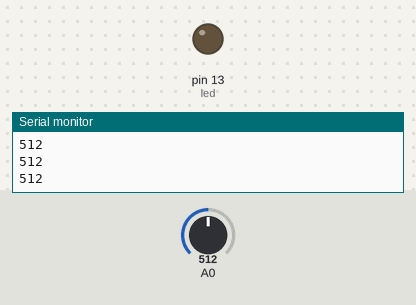
Recording of a sketch running on a simulated Arduino Uno, built with avr-gcc and run on an emulated ATmega328P. Parts: output pins drawn as LEDs (lit = HIGH), the last lines printed to the serial monitor. The inputs (shaded band) are chosen by the test bench; at power-on: A0 = 512.

Above: at 1.2 s.
1.3 s: A0 set to 414
2.8 s: A0 set to 386
At 4.0 s:
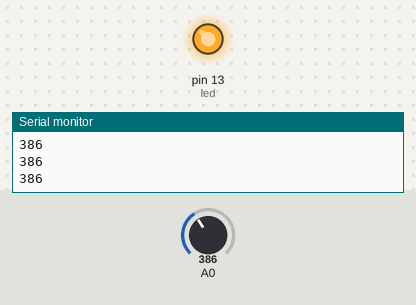
4.3 s: A0 set to 410
At 5.1 s:
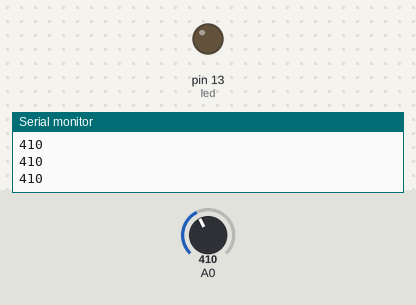
5.8 s: A0 set to 390
At 6.3 s:
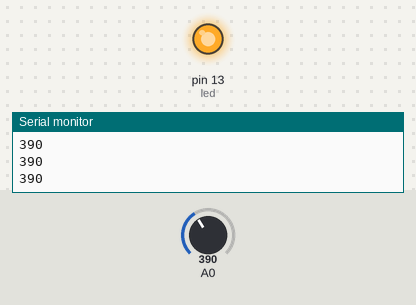
Timing chart, 0 to 8.3 s (numbered marks = the images above; inputs shaded):
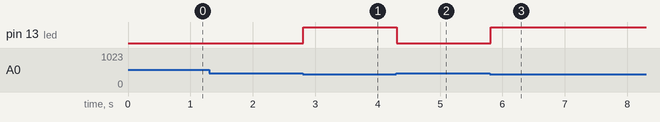

Measured:
- the behaviour switches between 400 and 399 on A0 (found by bisection; images 0 and 1)
- after the input at 2.8 s, pin 13 (led): LOW → HIGH at once
- after the input at 4.3 s, pin 13 (led): HIGH → LOW at once
- after the input at 5.8 s, pin 13 (led): LOW → HIGH at once

The sketch:

9.ino
```cpp
// C++ code
//

int led=13;

void setup()
{
  pinMode(led, OUTPUT);
  Serial.begin(9600);
}

void loop()
{
  int readValue=analogRead(A0);
  Serial.println(readValue);

  if(readValue < 400){
    digitalWrite(led, HIGH);
  }
  else{
    digitalWrite(led, LOW);
  }
}
```
